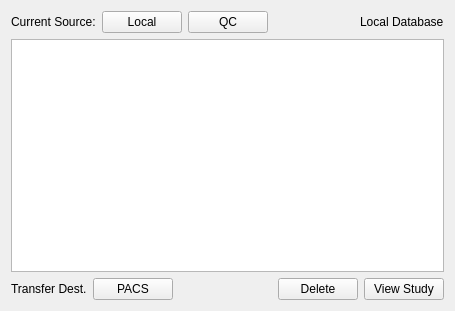
<?xml version="1.0" encoding="UTF-8"?>
<ui version="4.0">
 <class>ImageTransferForm</class>
 <widget class="QWidget" name="ImageTransferForm">
  <property name="geometry">
   <rect>
    <x>0</x>
    <y>0</y>
    <width>455</width>
    <height>311</height>
   </rect>
  </property>
  <property name="windowTitle">
   <string>Form</string>
  </property>
  <layout class="QVBoxLayout" name="verticalLayout">
   <item>
    <layout class="QHBoxLayout" name="horizontalLayout">
     <item>
      <widget class="QLabel" name="label">
       <property name="text">
        <string>Current Source:</string>
       </property>
      </widget>
     </item>
     <item>
      <widget class="QPushButton" name="pushButton">
       <property name="text">
        <string>Local</string>
       </property>
      </widget>
     </item>
     <item>
      <widget class="QPushButton" name="pushButton_3">
       <property name="text">
        <string>QC</string>
       </property>
      </widget>
     </item>
     <item>
      <spacer name="horizontalSpacer_2">
       <property name="orientation">
        <enum>Qt::Horizontal</enum>
       </property>
       <property name="sizeHint" stdset="0">
        <size>
         <width>40</width>
         <height>20</height>
        </size>
       </property>
      </spacer>
     </item>
     <item>
      <widget class="QLabel" name="label_2">
       <property name="text">
        <string>Local Database</string>
       </property>
      </widget>
     </item>
    </layout>
   </item>
   <item>
    <widget class="QTableView" name="tableView"/>
   </item>
   <item>
    <layout class="QHBoxLayout" name="horizontalLayout_2">
     <item>
      <widget class="QLabel" name="label_3">
       <property name="text">
        <string>Transfer Dest.</string>
       </property>
      </widget>
     </item>
     <item>
      <widget class="QPushButton" name="pushButton_4">
       <property name="text">
        <string>PACS</string>
       </property>
      </widget>
     </item>
     <item>
      <spacer name="horizontalSpacer">
       <property name="orientation">
        <enum>Qt::Horizontal</enum>
       </property>
       <property name="sizeHint" stdset="0">
        <size>
         <width>40</width>
         <height>20</height>
        </size>
       </property>
      </spacer>
     </item>
     <item>
      <widget class="QPushButton" name="pushButton_5">
       <property name="text">
        <string>Delete</string>
       </property>
      </widget>
     </item>
     <item>
      <widget class="QPushButton" name="pushButton_6">
       <property name="text">
        <string>View Study</string>
       </property>
      </widget>
     </item>
    </layout>
   </item>
  </layout>
 </widget>
 <resources/>
 <connections/>
</ui>
